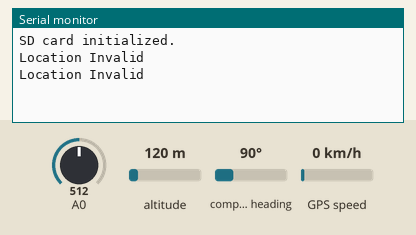
Simulated run of this sketch. Board: Arduino Uno, built with avr-gcc and run on an emulated ATmega328P. Parts: the last lines printed to the serial monitor. Inputs (shaded band) come from the test bench; at power-on: altitude 120 m, A0 = 512, compass heading 90°, GPS speed 0 km/h. Storage starts empty; the GPS gets a fix after 3 s at 37.7749, -122.4194 with 8 satellites.

Above: at 1.2 s.
1.3 s: altitude set to 20 m
At 3.6 s:
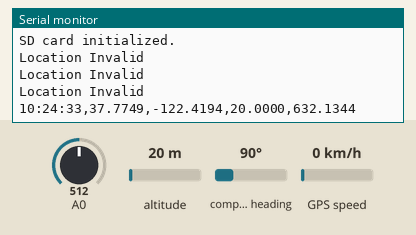
5.4 s: A0 set to 716
At 6.7 s:
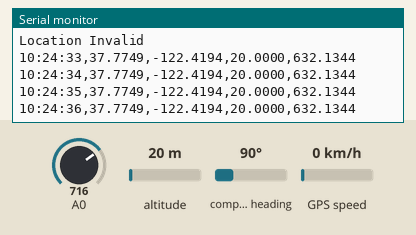
6.9 s: altitude set to 250 m
At 8.1 s:
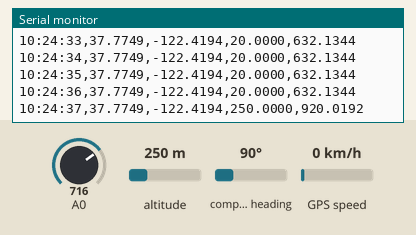
8.4 s: A0 set to 992
At 8.4 s:
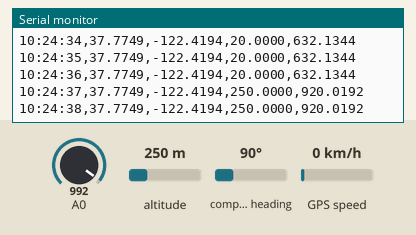
Timing chart, 0 to 10.9 s (numbered marks = the images above; inputs shaded):
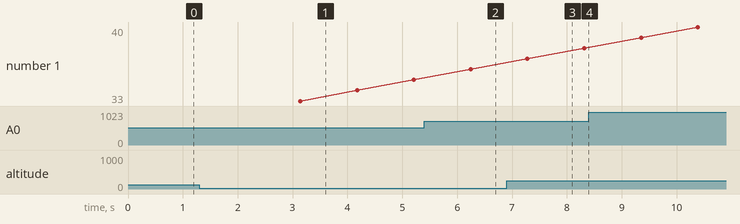

The sketch:

GPSDatalogger.ino
```cpp
#include <TinyGPSPlus.h>
#include <SoftwareSerial.h>
#include <SPI.h>
#include <SD.h>
#include <stdio.h>

bool debug = true;

static const int GPSrx = 4, GPStx = 3;
static const uint32_t GPSBaud = 9600;
static const int TempPin = 2;

const int SDcs = 5;

TinyGPSPlus gps;
SoftwareSerial ss(GPSrx, GPStx);

double temp;

void setup() {
  Serial.begin(115200);
  ss.begin(GPSBaud);

  if (!SD.begin(SDcs)) {
    Serial.println("Card failed, or not present");
    while (1);
  }
  Serial.println("SD card initialized.");

  File log = SD.open("datalog.txt", FILE_WRITE);

  log.println("Note: All times are UTC.");
  log.println("--TIME--|--LAT--|--LONG--|--ALT--");
  log.close();


}

void loop() {
  if (debug) printDebug();
  logGPSInfo();
  logTemperature();
  smartDelay(1000);
}

static void smartDelay(unsigned long ms)
{
  unsigned long start = millis();
  do
  {
    while (ss.available())
      gps.encode(ss.read());
  } while (millis() - start < ms);
}

static void floatToStr(String & str, float val, char width, unsigned char precision)
{
  char buffer[10];
  dtostrf(val, width, precision, buffer);
  str += buffer;
}

static void logGPSInfo() {

  File log = SD.open("datalog.txt", FILE_WRITE);

  if (gps.location.isValid()) {
    double lat = gps.location.lat();
    double lng = gps.location.lng();
    double alt = gps.altitude.meters();
    TinyGPSTime time = gps.time;

    String data = formatTime(time) + ",";

    char latStr[16];
    dtostrf(lat, 7, 4, latStr);
    data += String(latStr);
    data += ",";
    data.trim();

    char lngStr[16];
    dtostrf(lng, 8, 4, lngStr);
    data += String(lngStr);
    data += ",";
    data.trim();

    char altStr[32];
    dtostrf(alt, 8, 4, altStr);
    data += String(altStr);
    data += ",";
    data.trim();

    log.print(data);
    log.close();
  } else {
    log.print("Invalid Location");
  }
  log.close();
}

static void printDebug() {
  if (gps.location.isValid()) {

    double lat = gps.location.lat();
    double lng = gps.location.lng();
    double alt = gps.altitude.meters();
    TinyGPSTime time = gps.time;

    Serial.print(formatTime(time));
    Serial.print(",");
    Serial.print(lat, 4);
    Serial.print(",");
    Serial.print(lng, 4);
    Serial.print(",");
    Serial.print(alt, 4);
    Serial.print(",");
    Serial.print(temp, 4);
    Serial.println();

  } else {
    Serial.println("Location Invalid");
  }
}

static String formatTime(TinyGPSTime &t) {
  char sz[32];
  sprintf(sz, "%02d:%02d:%02d", t.hour(), t.minute(), t.second());
  return sz;
}

static void logTemperature() {
  File log = SD.open("datalog.txt", FILE_WRITE);

  digitalWrite(TempPin, HIGH);
  int reading = analogRead(A0);

  double celc = ((4.9 * reading) - 425) / 6.25;
  temp = (celc * 9) / 5 + 32;

  SD.open("datalog.txt", FILE_WRITE);
  log.print(temp, 4);
  log.println();

  log.close();

}
```

Measured:
- after the input at 1.3 s, the serial monitor: prints a new line after 1.8 s (image 1)
- after the input at 6.9 s, the serial monitor: prints a new line after 0.38 s (image 3)
